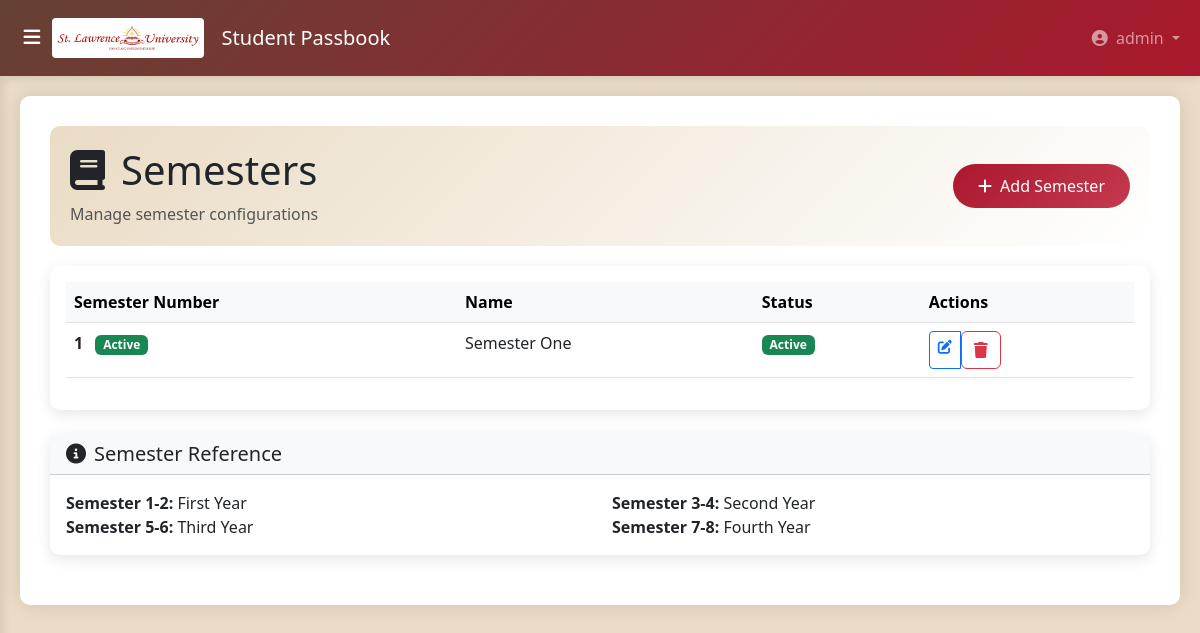
/passbook/semesters/ (signed in), run on the app's committed database.
### accounts/models.py (models this page shows, shortened)
class User(AbstractUser):
    USER_TYPE_CHOICES = (
        ('sysadmin', 'System Administrator'),
        ('student', 'Student'),
        ('dean_of_students', 'Dean of Students'),
        ('finance_director', 'Finance Director'),
        ('academic_registrar', 'Academic Registrar'),
        ('head_of_department', 'Head of Department'),
        ('faculty_dean', 'Faculty Dean'),
        ('medical_officer', 'Medical Officer'),
        ('nche_officer', 'NCHE Officer'),
        ('lecturer', 'Lecturer'),  # Keep if needed
    )
    user_type = models.CharField(max_length=20, choices=USER_TYPE_CHOICES)
    phone_number = models.CharField(max_length=15, unique=True, blank=True, null=True)
    @property
    def is_sysadmin(self):
        return self.user_type == 'sysadmin'
    @property
    def is_student(self):
        return self.user_type == 'student'
    @property
    def is_dean_of_students(self):
        return self.user_type == 'dean_of_students'
    @property
    def is_finance_director(self):
        return self.user_type == 'finance_director'
    @property
    def is_academic_registrar(self):
        return self.user_type == 'academic_registrar'
    @property
    def is_head_of_department(self):
        return self.user_type == 'head_of_department'
    @property
    def is_medical_officer(self):
        return self.user_type == 'medical_officer'
    @property
    def is_nche_officer(self):
        return self.user_type == 'nche_officer'
    groups = models.ManyToManyField(
        'auth.Group',
        related_name="accounts_user_groups",
        blank=True,
    )
    user_permissions = models.ManyToManyField(
        'auth.Permission',
        related_name="accounts_user_permissions",
        blank=True,
    )

### pass_book/models.py (models this page shows, shortened)
class Semester(models.Model):
    SEMESTER_CHOICES = [
        (1, 'Semester One'),
        (2, 'Semester Two'),
        (3, 'Semester Three'),
        (4, 'Semester Four'),
        (5, 'Semester Five'),
        (6, 'Semester Six'),
        (7, 'Semester Seven'),
        (8, 'Semester Eight'),
    ]
    number = models.IntegerField(choices=SEMESTER_CHOICES, validators=[MinValueValidator(1), MaxValueValidator(8)])
    academic_year = models.ForeignKey(AcademicYear, on_delete=models.CASCADE)
    start_date = models.DateField()
    end_date = models.DateField()
    is_active = models.BooleanField(default=False)
    class Meta:
        unique_together = ['number', 'academic_year']  # Prevent duplicate semester numbers in same year
        ordering = ['academic_year', 'number']

### pass_book/views.py (the view)
# urls.py: path('semesters/', views.SemesterListView.as_view(), name='semester_list'),
class SemesterListView(LoginRequiredMixin, ListView):
    model = Semester
    template_name = 'student_registration/semester_list.html'
    context_object_name = 'semesters'

### templates/student_registration/semester_list.html (shortened to what this page needs)
{% extends 'student_registration/base.html' %}
{% block content %}
<div class="page-header">
    <div class="d-flex justify-content-between align-items-center">
        <div>
            <h1 class="mb-2">
                <i class="fas fa-book me-3"></i>Semesters
            </h1>
            <p class="text-muted mb-0">Manage semester configurations</p>
        </div>
        <div>
            <a href="{% url 'pass_book:semester_create' %}" class="btn btn-primary-custom btn-custom">
                <i class="fas fa-plus me-2"></i>Add Semester
            </a>
        </div>
    </div>
</div>
<div class="card card-custom">
    <div class="card-body">
        {% if semesters %}
            <div class="table-responsive">
                <table class="table table-hover">
                    <thead class="table-light">
                        <tr>
                            <th>Semester Number</th>
                            <th>Name</th>
                            <th>Status</th>
                            <th>Actions</th>
                        </tr>
                    </thead>
                    <tbody>
                        {% for semester in semesters %}
                        <tr>
                            <td>
                                <strong>{{ semester.number }}</strong>
                                {% if semester.is_active %}
                                    <span class="badge bg-success ms-2">Active</span>
                                {% endif %}
                            </td>
                            <td>{{ semester.get_number_display }}</td>
                            <td>
                                <span class="badge bg-{% if semester.is_active %}success{% else %}secondary{% endif %}">
                                    {% if semester.is_active %}Active{% else %}Inactive{% endif %}
                                </span>
                            </td>
                            <td>
                                <div class="btn-group btn-group-sm">
                                    <a href="{% url 'pass_book:semester_update' semester.pk %}" class="btn btn-outline-primary" title="Edit">
                                        <i class="fas fa-edit"></i>
                                    </a>
                                    <form action="{% url 'pass_book:semester_delete' semester.pk %}" method="post" style="display: inline;">
                                        <button type="submit" class="btn btn-outline-danger" title="Delete"
                                                onclick="return confirm('Are you sure you want to delete {{ semester.get_number_display }}?');">
                                            <i class="fas fa-trash"></i>
                                        </button>
                                    </form>
                                </div>
                            </td>
                        </tr>
                        {% endfor %}
                    </tbody>
                </table>
            </div>
        {% endif %}
    </div>
</div>
<div class="card card-custom mt-4">
    <div class="card-header bg-light">
        <h5 class="mb-0">
            <i class="fas fa-info-circle me-2"></i>Semester Reference
        </h5>
    </div>
    <div class="card-body">
        <div class="row">
            <div class="col-md-6">
                <strong>Semester 1-2:</strong> First Year
            </div>
            <div class="col-md-6">
                <strong>Semester 3-4:</strong> Second Year
            </div>
            <div class="col-md-6">
                <strong>Semester 5-6:</strong> Third Year
            </div>
            <div class="col-md-6">
                <strong>Semester 7-8:</strong> Fourth Year
            </div>
        </div>
    </div>
</div>
{% endblock %}

### templates/student_registration/base.html (shortened to what this page needs)
<!DOCTYPE html>
<html lang="en">
<head>
    <link href="https://cdnjs.cloudflare.com/ajax/libs/bootstrap/5.3.0/css/bootstrap.min.css" rel="stylesheet">
    <link href="https://cdnjs.cloudflare.com/ajax/libs/font-awesome/6.5.0/css/all.min.css" rel="stylesheet">
    <link href="https://cdn.jsdelivr.net/npm/bootstrap-icons@1.11.1/font/bootstrap-icons.css" rel="stylesheet">
</head>
<body>
    <nav class="navbar navbar-expand-lg navbar-dark navbar-custom">
        <div class="container-fluid">
            <button id="sidebarToggle" class="d-flex align-items-center justify-content-center">
                <i class="fas fa-bars"></i>
            </button>
           <a class="navbar-brand mx-auto mx-lg-0" href="{% url 'pass_book:dashboard' %}">
                <div class="logo-container">
                    <img alt="SLAU Logo" class="logo">
                    <span class="ms-2">Student Passbook</span>
                </div>
            </a>
            <div class="collapse navbar-collapse" id="navbarNav">
                <ul class="navbar-nav ms-auto">
                    <li class="nav-item dropdown">
                        <a class="nav-link dropdown-toggle" href="#" id="navbarDropdown" role="button" data-bs-toggle="dropdown">
                            <i class="fas fa-user-circle me-1"></i>
                            {{ user.username|default:"User" }}
                        </a>
                    </li>
                </ul>
            </div>
        </div>
    </nav>
    <div class="container-fluid" id="main-content">
        <div class="content-wrapper">
            {% block content %}{% endblock %}
        </div>
    </div>
</body>
</html>

### templates/student_registration/base.html (style rules this page uses)
:root { --primary-color: #654134; --secondary-color: #aa182c; --success-color: #27ae60; --warning-color: #d5ba8c; --danger-color: #be2032; --light-bg: #eadcc5; --white: #ffffff; --sidebar-width: 250px; --navbar-height: 76px; }
body { background-color: var(--light-bg); font-family: 'Segoe UI', Tahoma, Geneva, Verdana, sans-serif; padding-top: var(--navbar-height); overflow-x: hidden; }
.navbar-custom { background: linear-gradient(135deg, var(--primary-color), var(--secondary-color)); box-shadow: 0 2px 10px rgba(0,0,0,0.1); position: fixed; top: 0; left: 0; right: 0; width: 100%; z-index: 1030; height: var(--navbar-height); }
.navbar-brand { display: flex; align-items: center; }
.logo-container { display: flex; align-items: center; }
.logo { height: 40px; width: auto; margin-right: 10px; border-radius: 4px; }
#main-content { margin-left: 0; transition: margin-left 0.3s ease; width: 100%; min-height: calc(100vh - var(--navbar-height)); padding: 0; overflow-x: hidden; }
.content-wrapper { background-color: var(--white); border-radius: 10px; box-shadow: 0 0 20px rgba(0,0,0,0.1); padding: 30px; margin: 20px; max-width: 100%; box-sizing: border-box; }
.card-custom { border: none; box-shadow: 0 4px 15px rgba(0,0,0,0.1); border-radius: 10px; transition: transform 0.3s ease; }
.btn-custom { border-radius: 25px; padding: 10px 25px; font-weight: 500; transition: all 0.3s ease; }
.btn-primary-custom { background: linear-gradient(135deg, var(--secondary-color), #c53a4e); border: none; color: var(--white); }
.page-header { background: linear-gradient(135deg, var(--light-bg), var(--white)); padding: 20px; border-radius: 10px; margin-bottom: 20px; }
#sidebarToggle { color: var(--white); border: none; font-size: 1.2rem; background: transparent; cursor: pointer; transition: all 0.3s ease; width: 40px; height: 40px; border-radius: 50%; display: flex; align-items: center; justify-content: center; }
@media (min-width: 1200px) { .content-wrapper { max-width: calc(100vw - 40px); } }
.table-responsive { overflow-x: auto; -webkit-overflow-scrolling: touch; }
.card-custom { margin-bottom: 20px; }
* { box-sizing: border-box; }
html, body { max-width: 100%; overflow-x: hidden; }

### data on the page
User: username "admin"
Semester: number "1", is_active "Active", number "Semester One"
